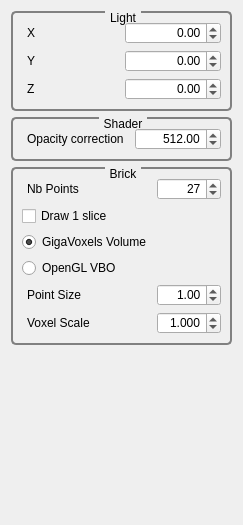
<?xml version="1.0" encoding="UTF-8"?>
<ui version="4.0">
 <class>GvQCustomEditor</class>
 <widget class="QWidget" name="GvQCustomEditor">
  <property name="geometry">
   <rect>
    <x>0</x>
    <y>0</y>
    <width>205</width>
    <height>525</height>
   </rect>
  </property>
  <property name="windowTitle">
   <string>Custom Editor</string>
  </property>
  <property name="styleSheet">
   <string>QGroupBox
{
     background-color: qlineargradient(x1: 0, y1: 0, x2: 0, y2: 1,
                                       stop: 0 #E0E0E0, stop: 1 #FFFFFF);
     border: 2px solid gray;
     border-radius: 5px;
     margin-top: 1ex; /* leave space at the top for the title */
 }

 QGroupBox::title
{
	 subcontrol-origin: margin;
     subcontrol-position: top center; /* position at the top center */
     padding: 0 3px;
     background-color: qlineargradient(x1: 0, y1: 0, x2: 0, y2: 1,
                                       stop: 0 #FFOECE, stop: 1 #FFFFFF);
 }

QLabel
{
	border-radius: 4px;
	padding: 2px;
 }
</string>
  </property>
  <layout class="QVBoxLayout" name="verticalLayout">
   <item>
    <widget class="QGroupBox" name="groupBox_2">
     <property name="title">
      <string>Light</string>
     </property>
     <layout class="QGridLayout" name="gridLayout_2">
      <item row="0" column="0">
       <widget class="QLabel" name="label_4">
        <property name="text">
         <string>X</string>
        </property>
       </widget>
      </item>
      <item row="0" column="1">
       <widget class="QDoubleSpinBox" name="_lightXDoubleSpinBox">
        <property name="alignment">
         <set>Qt::AlignRight|Qt::AlignTrailing|Qt::AlignVCenter</set>
        </property>
        <property name="minimum">
         <double>-99.989999999999995</double>
        </property>
        <property name="singleStep">
         <double>0.100000000000000</double>
        </property>
       </widget>
      </item>
      <item row="1" column="0">
       <widget class="QLabel" name="label_5">
        <property name="text">
         <string>Y</string>
        </property>
       </widget>
      </item>
      <item row="1" column="1">
       <widget class="QDoubleSpinBox" name="_lightYDoubleSpinBox">
        <property name="alignment">
         <set>Qt::AlignRight|Qt::AlignTrailing|Qt::AlignVCenter</set>
        </property>
        <property name="minimum">
         <double>-99.989999999999995</double>
        </property>
        <property name="singleStep">
         <double>0.100000000000000</double>
        </property>
       </widget>
      </item>
      <item row="2" column="0">
       <widget class="QLabel" name="label_6">
        <property name="text">
         <string>Z</string>
        </property>
       </widget>
      </item>
      <item row="2" column="1">
       <widget class="QDoubleSpinBox" name="_lightZDoubleSpinBox">
        <property name="alignment">
         <set>Qt::AlignRight|Qt::AlignTrailing|Qt::AlignVCenter</set>
        </property>
        <property name="minimum">
         <double>-99.989999999999995</double>
        </property>
        <property name="singleStep">
         <double>0.100000000000000</double>
        </property>
       </widget>
      </item>
     </layout>
    </widget>
   </item>
   <item>
    <widget class="QGroupBox" name="groupBox_3">
     <property name="title">
      <string>Shader</string>
     </property>
     <layout class="QHBoxLayout" name="horizontalLayout">
      <item>
       <widget class="QLabel" name="label_7">
        <property name="text">
         <string>Opacity correction</string>
        </property>
       </widget>
      </item>
      <item>
       <widget class="QDoubleSpinBox" name="_shaderOpacityCorrectionDoubleSpinBox">
        <property name="alignment">
         <set>Qt::AlignRight|Qt::AlignTrailing|Qt::AlignVCenter</set>
        </property>
        <property name="minimum">
         <double>0.000000000000000</double>
        </property>
        <property name="maximum">
         <double>8192.000000000000000</double>
        </property>
        <property name="singleStep">
         <double>1.000000000000000</double>
        </property>
        <property name="value">
         <double>512.000000000000000</double>
        </property>
       </widget>
      </item>
     </layout>
    </widget>
   </item>
   <item>
    <widget class="QGroupBox" name="groupBox_6">
     <property name="title">
      <string>Brick</string>
     </property>
     <layout class="QGridLayout" name="gridLayout">
      <item row="0" column="0">
       <widget class="QLabel" name="label">
        <property name="text">
         <string>Nb Points</string>
        </property>
       </widget>
      </item>
      <item row="0" column="1">
       <widget class="QSpinBox" name="_brickNbPointsSpinBox">
        <property name="alignment">
         <set>Qt::AlignRight|Qt::AlignTrailing|Qt::AlignVCenter</set>
        </property>
        <property name="maximum">
         <number>32768</number>
        </property>
        <property name="value">
         <number>27</number>
        </property>
       </widget>
      </item>
      <item row="1" column="0">
       <widget class="QCheckBox" name="_brickDraw1SliceCheckBox">
        <property name="text">
         <string>Draw 1 slice</string>
        </property>
       </widget>
      </item>
      <item row="2" column="0">
       <widget class="QRadioButton" name="_brickGigaVoxelsRenderingRadioButton">
        <property name="text">
         <string>GigaVoxels Volume</string>
        </property>
        <property name="checked">
         <bool>true</bool>
        </property>
       </widget>
      </item>
      <item row="3" column="0">
       <widget class="QRadioButton" name="_brickOpenGLVBORenderingRadioButton">
        <property name="text">
         <string>OpenGL VBO</string>
        </property>
       </widget>
      </item>
      <item row="4" column="0">
       <widget class="QLabel" name="label_2">
        <property name="text">
         <string>Point Size</string>
        </property>
       </widget>
      </item>
      <item row="4" column="1">
       <widget class="QDoubleSpinBox" name="_pointSizeDoubleSpinBox">
        <property name="alignment">
         <set>Qt::AlignRight|Qt::AlignTrailing|Qt::AlignVCenter</set>
        </property>
        <property name="value">
         <double>1.000000000000000</double>
        </property>
       </widget>
      </item>
      <item row="5" column="0">
       <widget class="QLabel" name="label_3">
        <property name="text">
         <string>Voxel Scale</string>
        </property>
       </widget>
      </item>
      <item row="5" column="1">
       <widget class="QDoubleSpinBox" name="_voxelScaleDoubleSpinBox">
        <property name="alignment">
         <set>Qt::AlignRight|Qt::AlignTrailing|Qt::AlignVCenter</set>
        </property>
        <property name="decimals">
         <number>3</number>
        </property>
        <property name="minimum">
         <double>0.000000000000000</double>
        </property>
        <property name="value">
         <double>1.000000000000000</double>
        </property>
       </widget>
      </item>
     </layout>
    </widget>
   </item>
   <item>
    <spacer name="verticalSpacer">
     <property name="orientation">
      <enum>Qt::Vertical</enum>
     </property>
     <property name="sizeHint" stdset="0">
      <size>
       <width>20</width>
       <height>122</height>
      </size>
     </property>
    </spacer>
   </item>
  </layout>
 </widget>
 <resources/>
 <connections/>
</ui>
